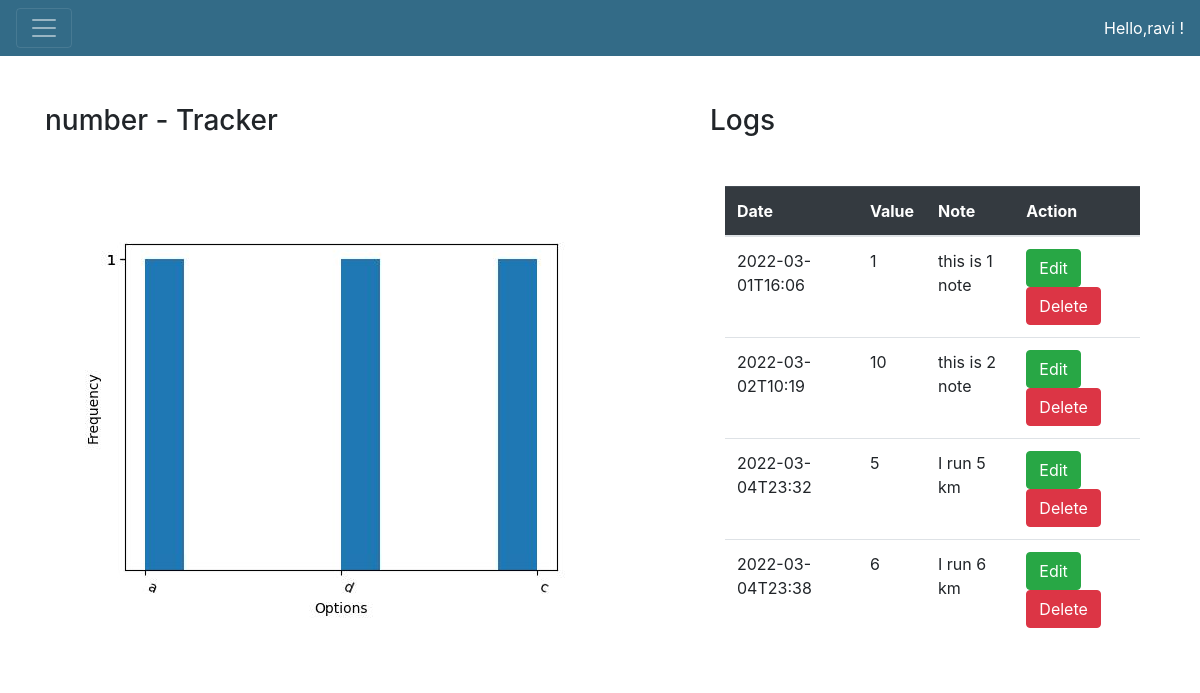
The app's page /tracker/1/details (signed in) with its own data.
### website_code/models.py (models this page shows, shortened)
class User(db.Model, UserMixin):
    __tablename__ = 'users'
    user_id = db.Column(db.Integer,primary_key=True,autoincrement=True)
    name = db.Column(db.String,nullable=False)
    email = db.Column(db.String,nullable=False, unique=True)
    password = db.Column(db.String,nullable=False)

class Tracker(db.Model):
    __tablename__ = 'tracker'
    tracker_id = db.Column(db.Integer,primary_key=True,autoincrement=True)
    name = db.Column(db.String,nullable=False,unique=True)
    description = db.Column(db.String)
    type = db.Column(db.String,nullable=False)
    setting = db.Column(db.String)
    user_id = db.Column(db.Integer, db.ForeignKey("users.user_id"), nullable=False)

class Log(db.Model):
    __tablename__ = 'log'
    log_id = db.Column(db.Integer, primary_key=True, autoincrement=True)
    tracker_id = db.Column(db.Integer, db.ForeignKey("tracker.tracker_id", ondelete='CASCADE'))
    log_track = db.Column(db.String, nullable=False)
    note = db.Column(db.String)
    time = db.Column(db.String, nullable=False)

### website_code/views.py (the view, shortened to what this page needs)
@views.route("/tracker/<tracker_id>/<action>",methods=["GET","POST"])
@login_required
def modify_tracker(tracker_id,action):
    if request.method=="GET":
         if action=='add':
             tracker = Tracker.query.filter(Tracker.tracker_id==tracker_id).first()
             current_time = dt.datetime.now().strftime("%Y-%m-%dT%H:%M")
             if tracker.setting:
                 tracker.setting = tracker.setting.split(",")
             return render_template('add_log.html', user=current_user,tracker=tracker,current_time=current_time)
         elif action=="edit":
             tracker = Tracker.query.filter(Tracker.tracker_id==tracker_id).first()
             return render_template('edit_tracker.html', user=current_user, tracker=tracker)
         elif action=="details":
             tracker = Tracker.query.filter(Tracker.tracker_id == tracker_id).first()
             logs = Log.query.filter(Log.tracker_id==tracker_id).order_by(Log.time.asc()).all()
             if tracker.type=="numerical":
                 val = [float(log.log_track) for log in logs]
                 timestamp = [log.time for log in logs]
                 make_image_int(timestamp,val)
             elif tracker.type=="multiple_choice":
                 val = [log.log_track for log in logs]
                 make_image_mcq(val)
             elif tracker.type=="time_duration":
                 val = [float(log.log_track.replace(":",".")) for log in logs]
                 timestamp = [log.time for log in logs]
                 make_image_time(timestamp,val)
         return render_template('details_tracker.html', user=current_user, log=logs, tracker=tracker, plot=url_for('static', filename="output.jpg"))

### website_code/__init__.py (called while the page is built)
def make_app():     # we are making our flask app.
    app=Flask(__name__)
    app.config["SECRET_KEY"] = "This is a secret ket" # this secret key is used to encrypt session and cookies data related to website.
    app.config['SQLALCHEMY_DATABASE_URI'] = "sqlite:///database.sqlite3"
    db.init_app(app)
    from .views import views  # first views is the file name (it has to start with dot) and second views is the variable name in views.py
    from .authentication import auth  # this make it more clear. compare it with views.
    app.register_blueprint(views, url_prefix="/")
    app.register_blueprint(auth, url_prefix="/")
    login_mngr=LoginManager()
    login_mngr.login_view = 'auth.login'
    login_mngr.init_app(app)
    @login_mngr.user_loader
    def load_user(user_id):
        return User.query.get(int(user_id))
    return app

### website_code/views.py (called while the page is built)
def make_image_int(timestamp, val):
    plt.clf()
    plt.tight_layout()
    plt.grid(True)
    plt.plot(timestamp, val)
    plt.ylabel("Values")
    plt.xlabel("Time Stamp")
    plt.xticks(rotation=337.5,ha='left')
    plt.subplots_adjust(bottom=0.20,right=0.80)
    plt.savefig('website_code/static/output.jpg')
    plt.close()

### website_code/templates/details_tracker.html (shortened to what this page needs)
{% extends "base.html" %}
{% block content %}
<div class="row">
    <div class="col-7">
        <div class="my-5">
            <h3>{{tracker['name']}} - Tracker</h3>
        </div>
        <div>
            <img src={{plot}}>
        </div>
    </div>
    <div class="col-5">
        <div class="my-5">
            <h3>Logs</h3>
        </div>
        <div class="container-fluid">
            <table class="table">
                <thead class="table-dark">
                    <tr>
                        <th scope="col">Date</th>
                        <th scope="col">Value</th>
                        <th scope="col">Note</th>
                        <th scope="col">Action</th>
                    </tr>
                </thead>
                <tbody>
                    {% for data in log %}
                        <tr>
                            <td>{{data['time']}}</td>
                            <td>{{data['log_track']}}</td>
                            <td>{{data['note']}}</td>
                            <td>
                                <a href="/log/{{tracker['tracker_id']}}/{{data['log_id']}}/edit" type="button">
                                    <button type="button" class="btn btn-success">Edit</button>
                                </a>
                                <a href="/log/{{tracker['tracker_id']}}/{{data['log_id']}}/delete" type="button">
                                    <button type="button" class="btn btn-danger">Delete</button>
                                </a>
                            </td>
                        </tr>
                    {% endfor %}
                </tbody>
            </table>
        </div>
    </div>
</div>
{% endblock content %}

### website_code/templates/base.html (shortened to what this page needs)
<!DOCTYPE html>
<html lang="en">
<head>
    <link
      rel="stylesheet"
      href="https://stackpath.bootstrapcdn.com/bootstrap/4.4.1/css/bootstrap.min.css"
    />
    <link
      rel="stylesheet"
      href="https://stackpath.bootstrapcdn.com/font-awesome/4.7.0/css/font-awesome.min.css"
    />
</head>
<body>
    <nav class="navbar navbar-expend-lg navbar-dark bg-dark">
        <button class="navbar-toggler" type="button" data-toggle="collapse" data-target="#navbar">
            <span class="navbar-toggler-icon"></span>
        </button>
        {% if user.is_authenticated %}
            <span class="my-1" style="color:white">Hello,{{user.name}} !</span>
        {% endif %}
    </nav>
    <div class="container">
        {% block content %} {% endblock content %}
    </div>
</body>
</html>

### website_code/templates/base.html (style rules this page uses)
.bg-dark { background-color: #336B87 !important; }

### records on screen
User: name "ravi"
Tracker: name "number"
Log: time "2022-03-01T16:06", log_track "1", note "this is 1 note"
Log: time "2022-03-02T10:19", log_track "10", note "this is 2 note"
Log: time "2022-03-04T23:32", log_track "5", note "I run 5 km"
Log: time "2022-03-04T23:38", log_track "6", note "I run 6 km"
